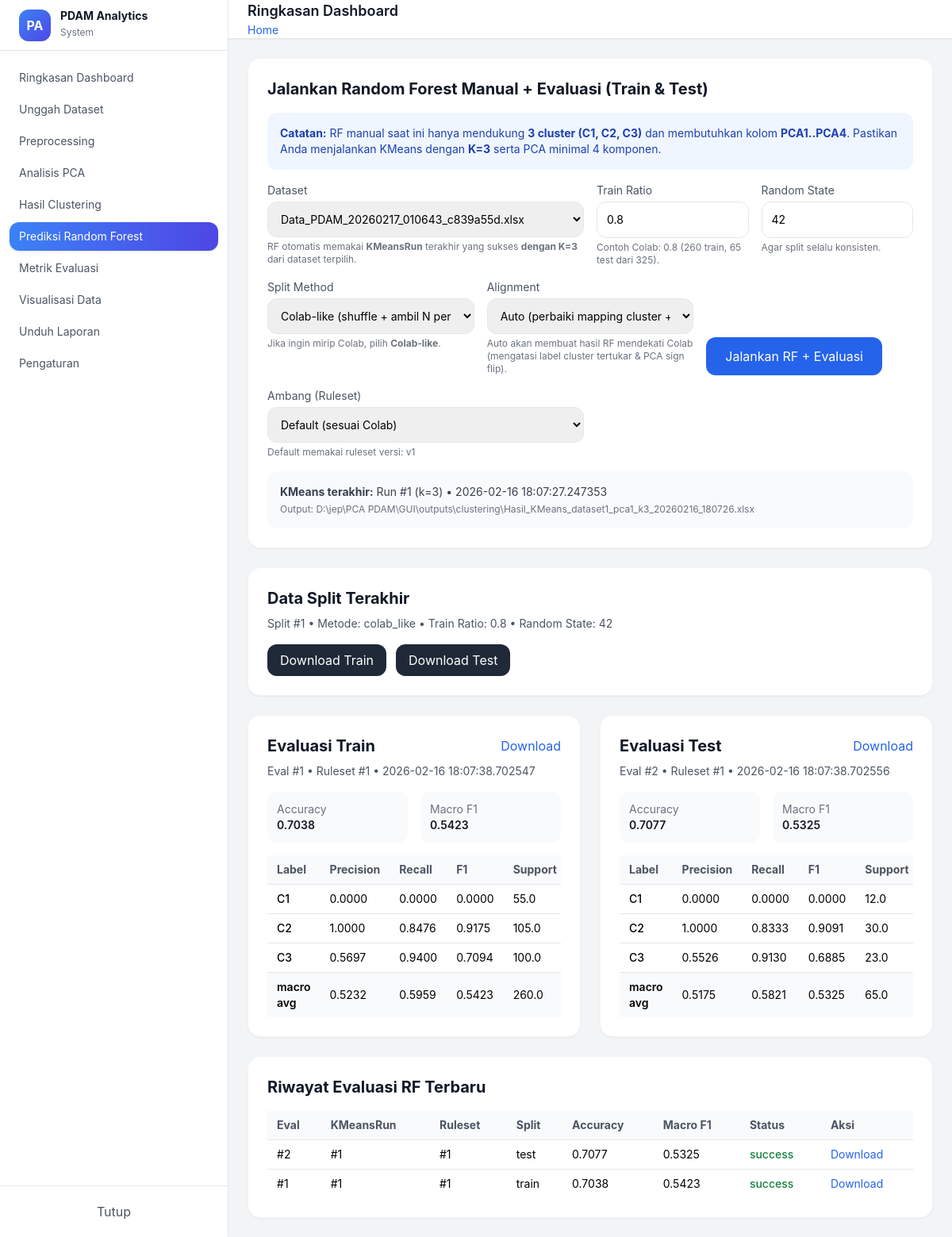
The page /rf/?dataset_id=1 on the database as committed earlier.
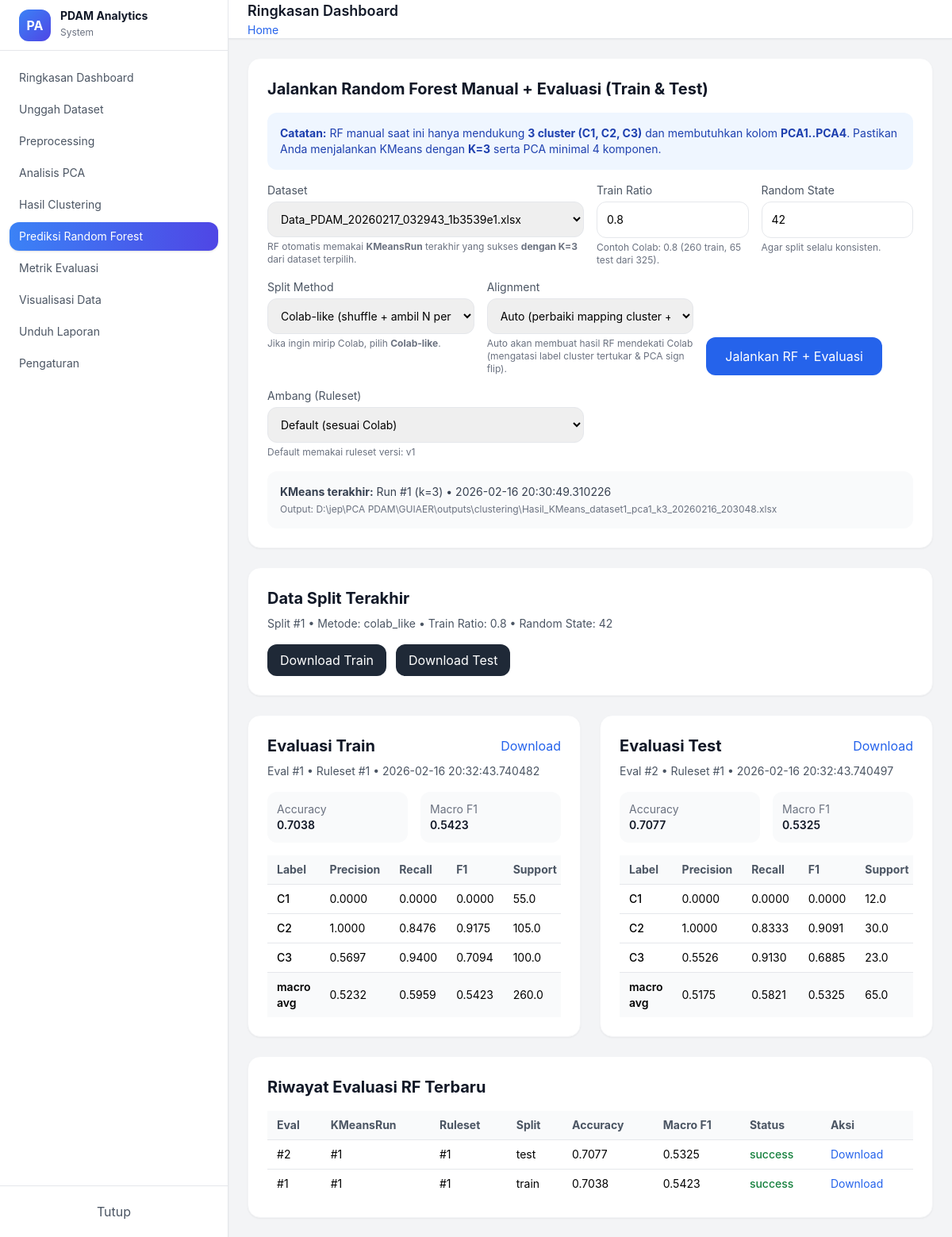
The same page on the database as committed later.
### models/pipeline_models.py (models this page shows)
class KMeansRun(db.Model):
    __tablename__ = "kmeans_runs"
    id = db.Column(db.Integer, primary_key=True)
    pca_run_id = db.Column(db.Integer, db.ForeignKey("pca_runs.id"), nullable=False, index=True)
    k = db.Column(db.Integer, nullable=False)
    init_method = db.Column(db.String(20), default="k-means++")  # manual / k-means++
    init_rows = db.Column(db.JSON, nullable=True)                 # misal [306,141,234] jika manual
    n_init = db.Column(db.Integer, default=10)
    max_iter = db.Column(db.Integer, default=300)
    random_state = db.Column(db.Integer, default=42)
    centroids_final = db.Column(db.JSON, nullable=True)
    counts_by_cluster = db.Column(db.JSON, nullable=True)
    output_path = db.Column(db.String(500), nullable=True)
    n_iter = db.Column(db.Integer, nullable=True)
    iterations_log = db.Column(db.JSON, nullable=True)           # list iter log
    labels_by_iteration = db.Column(db.JSON, nullable=True)      # list[iter][row] = "C1"
    centroids_by_iteration = db.Column(db.JSON, nullable=True)   # list[iter][k][d]
    created_at = db.Column(db.DateTime, default=datetime.utcnow)
    status = db.Column(db.String(20), default="success")
    error_message = db.Column(db.Text, nullable=True)
    data_splits = db.relationship(
        "DataSplit", backref="kmeans_run", lazy=True, cascade="all, delete-orphan"
    )
    rf_evaluations = db.relationship(
        "RFEvaluation", backref="kmeans_run", lazy=True, cascade="all, delete-orphan"
    )

class RFEvaluation(db.Model):
    __tablename__ = "rf_evaluations"
    id = db.Column(db.Integer, primary_key=True)
    kmeans_run_id = db.Column(db.Integer, db.ForeignKey("kmeans_runs.id"), nullable=False, index=True)
    ruleset_id = db.Column(db.Integer, db.ForeignKey("rf_rulesets.id"), nullable=False, index=True)
    split_type = db.Column(db.String(10), nullable=False)   # train/test
    input_path = db.Column(db.String(500), nullable=False)
    classification_report = db.Column(db.JSON, nullable=False)
    accuracy = db.Column(db.Float, nullable=True)
    macro_f1 = db.Column(db.Float, nullable=True)
    output_path = db.Column(db.String(500), nullable=True)
    created_at = db.Column(db.DateTime, default=datetime.utcnow)
    status = db.Column(db.String(20), default="success")
    error_message = db.Column(db.Text, nullable=True)

### controllers/rf_controller.py (the view, shortened to what this page needs)
@rf_bp.route("/", methods=["GET", "POST"], strict_slashes=False)
def index():
    datasets = Dataset.query.order_by(Dataset.uploaded_at.desc()).all()
    selected_dataset_id = request.args.get("dataset_id", type=int)
    ruleset = _get_or_create_default_ruleset()
    last_kmeans = _get_latest_kmeans_for_dataset(selected_dataset_id) if selected_dataset_id else None
    last_split = None
    last_eval_train = None
    last_eval_test = None
    if last_kmeans:
        last_split = (DataSplit.query
                      .filter_by(kmeans_run_id=last_kmeans.id)
                      .order_by(DataSplit.created_at.desc())
                      .first())
        last_eval_train = (RFEvaluation.query
                           .filter_by(kmeans_run_id=last_kmeans.id, split_type="train")
                           .order_by(RFEvaluation.created_at.desc())
                           .first())
        last_eval_test = (RFEvaluation.query
                          .filter_by(kmeans_run_id=last_kmeans.id, split_type="test")
                          .order_by(RFEvaluation.created_at.desc())
                          .first())
    evals = (RFEvaluation.query
             .order_by(RFEvaluation.created_at.desc())
             .limit(30)
             .all())
    return render_template(
        "pages/rf.html",
        datasets=datasets,
        selected_dataset_id=selected_dataset_id,
        last_kmeans=last_kmeans,
        last_split=last_split,
        ruleset=ruleset,
        last_eval_train=last_eval_train,
        last_eval_test=last_eval_test,
        evals=evals
    )

### controllers/rf_controller.py (called while the page is built, shortened)
def _get_latest_kmeans_for_dataset(dataset_id: int):
    q = (KMeansRun.query
         .join(PCARun, KMeansRun.pca_run_id == PCARun.id)
         .join(PreprocessRun, PCARun.preprocess_run_id == PreprocessRun.id)
         .filter(
            PreprocessRun.dataset_id == dataset_id,
            KMeansRun.status == "success",
            KMeansRun.k == 3,
         )
         .order_by(KMeansRun.created_at.desc()))
    return q.first()

def _get_or_create_default_ruleset() -> RFRuleSet:
    existing = (RFRuleSet.query
                .filter_by(name="RF Manual Ambang PCA", version="v1")
                .order_by(RFRuleSet.created_at.desc())
                .first())
    if existing:
        return existing

### templates/pages/rf.html (shortened to what the changed rows need)
{% extends "layouts.html" %}
{% block content %}
<div class="bg-white rounded-2xl shadow-sm border border-gray-100 p-6 mb-6">
    <h2 class="text-xl font-bold text-gray-900 mb-4">
        Jalankan Random Forest Manual + Evaluasi (Train & Test)
    </h2>
    <form method="POST" action="{{ url_for('rf.index', dataset_id=selected_dataset_id) }}">
        <div class="grid grid-cols-1 md:grid-cols-4 gap-4">
            <div class="md:col-span-2">
                <label class="block text-sm text-gray-600 mb-1">Dataset</label>
                <select name="dataset_id"
                        class="w-full border rounded-xl p-3 text-sm"
                        required
                        onchange="window.location='{{ url_for('rf.index') }}?dataset_id=' + this.value;">
                    {% for d in datasets %}
                    <option value="{{ d.id }}" {% if selected_dataset_id == d.id %}selected{% endif %}>
                        {{ d.filename }}
                    </option>
                    {% endfor %}
                </select>
                <p class="text-xs text-gray-500 mt-1">
                    RF otomatis memakai <b>KMeansRun</b> terakhir yang sukses <b>dengan K=3</b> dari dataset terpilih.
                </p>
            </div>
        </div>
    </form>
    {% if last_kmeans %}
    <div class="mt-4 p-4 bg-gray-50 rounded-xl text-sm text-gray-700">
        <div><b>KMeans terakhir:</b> Run #{{ last_kmeans.id }} (k={{ last_kmeans.k }}) • {{ last_kmeans.created_at }}</div>
        <div class="text-xs text-gray-500 mt-1">Output: {{ last_kmeans.output_path }}</div>
    </div>
    {% endif %}
</div>
{% if last_split %}
<div class="bg-white rounded-2xl shadow-sm border border-gray-100 p-6 mb-6">
    <h2 class="text-xl font-bold text-gray-900 mb-2">Data Split Terakhir</h2>
</div>
{% endif %}
{% if last_eval_train or last_eval_test %}
<div class="grid grid-cols-1 md:grid-cols-2 gap-6 mb-6">
    {% if last_eval_train %}
    <div class="bg-white rounded-2xl shadow-sm border border-gray-100 p-6">
        <div class="flex items-center justify-between mb-2">
            <h2 class="text-xl font-bold text-gray-900">Evaluasi Train</h2>
            <a class="text-blue-600 hover:underline"
               href="{{ url_for('rf.download_eval', eval_id=last_eval_train.id) }}">
                Download
            </a>
        </div>
        <p class="text-sm text-gray-600 mb-4">
            Eval #{{ last_eval_train.id }} • Ruleset #{{ last_eval_train.ruleset_id }} • {{ last_eval_train.created_at }}
        </p>
        <div class="grid grid-cols-2 gap-4 mb-4 text-sm">
            <div class="p-3 bg-gray-50 rounded-xl">
                <div class="text-gray-500">Accuracy</div>
                <div class="font-semibold text-gray-900">{{ "%.4f"|format(last_eval_train.accuracy or 0) }}</div>
            </div>
            <div class="p-3 bg-gray-50 rounded-xl">
                <div class="text-gray-500">Macro F1</div>
                <div class="font-semibold text-gray-900">{{ "%.4f"|format(last_eval_train.macro_f1 or 0) }}</div>
            </div>
        </div>
        {% set rep = last_eval_train.classification_report %}
        {% if rep %}
        <div class="overflow-x-auto">
            <table class="w-full text-sm border-collapse">
                <thead>
                    <tr class="bg-gray-50 text-left text-gray-600">
                        <th class="px-3 py-2">Label</th>
                        <th class="px-3 py-2">Precision</th>
                        <th class="px-3 py-2">Recall</th>
                        <th class="px-3 py-2">F1</th>
                        <th class="px-3 py-2">Support</th>
                    </tr>
                </thead>
                <tbody>
                    {% for lbl in ["C1","C2","C3"] %}
                    {% if rep[lbl] is defined %}
                    <tr class="border-t">
                        <td class="px-3 py-2 font-medium">{{ lbl }}</td>
                        <td class="px-3 py-2">{{ "%.4f"|format(rep[lbl]["precision"]) }}</td>
                        <td class="px-3 py-2">{{ "%.4f"|format(rep[lbl]["recall"]) }}</td>
                        <td class="px-3 py-2">{{ "%.4f"|format(rep[lbl]["f1-score"]) }}</td>
                        <td class="px-3 py-2">{{ rep[lbl]["support"] }}</td>
                    </tr>
                    {% endif %}
                    {% endfor %}
                    {% if rep["macro avg"] is defined %}
                    <tr class="border-t bg-gray-50">
                        <td class="px-3 py-2 font-semibold">macro avg</td>
                        <td class="px-3 py-2">{{ "%.4f"|format(rep["macro avg"]["precision"]) }}</td>
                        <td class="px-3 py-2">{{ "%.4f"|format(rep["macro avg"]["recall"]) }}</td>
                        <td class="px-3 py-2">{{ "%.4f"|format(rep["macro avg"]["f1-score"]) }}</td>
                        <td class="px-3 py-2">{{ rep["macro avg"]["support"] }}</td>
                    </tr>
                    {% endif %}
                </tbody>
            </table>
        </div>
        {% endif %}
    </div>
    {% endif %}
    {% if last_eval_test %}
    <div class="bg-white rounded-2xl shadow-sm border border-gray-100 p-6">
        <div class="flex items-center justify-between mb-2">
            <h2 class="text-xl font-bold text-gray-900">Evaluasi Test</h2>
            <a class="text-blue-600 hover:underline"
               href="{{ url_for('rf.download_eval', eval_id=last_eval_test.id) }}">
                Download
            </a>
        </div>
        <p class="text-sm text-gray-600 mb-4">
            Eval #{{ last_eval_test.id }} • Ruleset #{{ last_eval_test.ruleset_id }} • {{ last_eval_test.created_at }}
        </p>
        <div class="grid grid-cols-2 gap-4 mb-4 text-sm">
            <div class="p-3 bg-gray-50 rounded-xl">
                <div class="text-gray-500">Accuracy</div>
                <div class="font-semibold text-gray-900">{{ "%.4f"|format(last_eval_test.accuracy or 0) }}</div>
            </div>
            <div class="p-3 bg-gray-50 rounded-xl">
                <div class="text-gray-500">Macro F1</div>
                <div class="font-semibold text-gray-900">{{ "%.4f"|format(last_eval_test.macro_f1 or 0) }}</div>
            </div>
        </div>
        {% set rep2 = last_eval_test.classification_report %}
        {% if rep2 %}
        <div class="overflow-x-auto">
            <table class="w-full text-sm border-collapse">
                <thead>
                    <tr class="bg-gray-50 text-left text-gray-600">
                        <th class="px-3 py-2">Label</th>
                        <th class="px-3 py-2">Precision</th>
                        <th class="px-3 py-2">Recall</th>
                        <th class="px-3 py-2">F1</th>
                        <th class="px-3 py-2">Support</th>
                    </tr>
                </thead>
                <tbody>
                    {% for lbl in ["C1","C2","C3"] %}
                    {% if rep2[lbl] is defined %}
                    <tr class="border-t">
                        <td class="px-3 py-2 font-medium">{{ lbl }}</td>
                        <td class="px-3 py-2">{{ "%.4f"|format(rep2[lbl]["precision"]) }}</td>
                        <td class="px-3 py-2">{{ "%.4f"|format(rep2[lbl]["recall"]) }}</td>
                        <td class="px-3 py-2">{{ "%.4f"|format(rep2[lbl]["f1-score"]) }}</td>
                        <td class="px-3 py-2">{{ rep2[lbl]["support"] }}</td>
                    </tr>
                    {% endif %}
                    {% endfor %}
                    {% if rep2["macro avg"] is defined %}
                    <tr class="border-t bg-gray-50">
                        <td class="px-3 py-2 font-semibold">macro avg</td>
                        <td class="px-3 py-2">{{ "%.4f"|format(rep2["macro avg"]["precision"]) }}</td>
                        <td class="px-3 py-2">{{ "%.4f"|format(rep2["macro avg"]["recall"]) }}</td>
                        <td class="px-3 py-2">{{ "%.4f"|format(rep2["macro avg"]["f1-score"]) }}</td>
                        <td class="px-3 py-2">{{ rep2["macro avg"]["support"] }}</td>
                    </tr>
                    {% endif %}
                </tbody>
            </table>
        </div>
        {% endif %}
    </div>
    {% endif %}
</div>
{% endif %}
<div class="bg-white rounded-2xl shadow-sm border border-gray-100 p-6">
    <h2 class="text-xl font-bold text-gray-900 mb-4">Riwayat Evaluasi RF Terbaru</h2>
    <div class="overflow-x-auto">
        <table class="w-full text-sm border-collapse">
            <thead>
                <tr class="bg-gray-50 text-left text-gray-600">
                    <th class="px-3 py-2">Eval</th>
                    <th class="px-3 py-2">KMeansRun</th>
                    <th class="px-3 py-2">Ruleset</th>
                    <th class="px-3 py-2">Split</th>
                    <th class="px-3 py-2">Accuracy</th>
                    <th class="px-3 py-2">Macro F1</th>
                    <th class="px-3 py-2">Status</th>
                    <th class="px-3 py-2">Aksi</th>
                </tr>
            </thead>
            <tbody>
                {% for e in evals %}
                <tr class="border-t">
                    <td class="px-3 py-2">#{{ e.id }}</td>
                    <td class="px-3 py-2">#{{ e.kmeans_run_id }}</td>
                    <td class="px-3 py-2">#{{ e.ruleset_id }}</td>
                    <td class="px-3 py-2">{{ e.split_type }}</td>
                    <td class="px-3 py-2">{{ "%.4f"|format(e.accuracy or 0) }}</td>
                    <td class="px-3 py-2">{{ "%.4f"|format(e.macro_f1 or 0) }}</td>
                    <td class="px-3 py-2">
                        {% if e.status == 'success' %}
                            <span class="text-green-700 font-medium">success</span>
                        {% else %}
                            <span class="text-red-700 font-medium">failed</span>
                        {% endif %}
                    </td>
                    <td class="px-3 py-2">
                        {% if e.status == 'success' and e.output_path %}
                        <a class="text-blue-600 hover:underline"
                           href="{{ url_for('rf.download_eval', eval_id=e.id) }}">
                           Download
                        </a>
                        {% else %}
                        <span class="text-gray-400">-</span>
                        {% endif %}
                    </td>
                </tr>
                {% endfor %}
            </tbody>
        </table>
    </div>
</div>
{% endblock %}

Rows that differ between the two databases and show on the page:
changed KMeansRun id 1: created_at "2026-02-16 18:07:27.247353" → "2026-02-16 20:30:49.310226"; output_path "D:\\jep\\PCA PDAM\\GUI\\outputs\\clustering\\Hasil_KMeans_dataset1_pca1_k3_20260216_180726.xlsx" → "D:\\jep\\PCA PDAM\\GUIAER\\outputs\\clustering\\Hasil_KMeans_dataset1_pca1_k3_20260216_203048.xlsx"
changed RFEvaluation "train": created_at "2026-02-16 18:07:38.702547" → "2026-02-16 20:32:43.740482"
changed RFEvaluation "test": created_at "2026-02-16 18:07:38.702556" → "2026-02-16 20:32:43.740497"
Other text that changed with them:
form field dataset_id: "Data_PDAM_20260217_010643_c839a55d.xlsx" → "Data_PDAM_20260217_032943_1b3539e1.xlsx"
